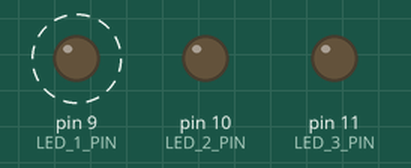
Recording of a sketch running on a simulated Arduino Uno, built with avr-gcc and run on an emulated ATmega328P. On the bench: output pins drawn as LEDs (lit = HIGH). Dashed ring = blinking. What the sketch prints to the serial monitor is not drawn.

Above: at 0.02 s.
Timing chart, 0 to 3.0 s (numbered marks = the images above):
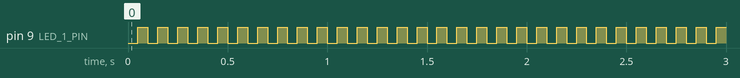

The sketch:

USB.ino
```cpp
#include <avr/io.h>
#include <util/delay.h>
#include <stdlib.h>
#include <avr/interrupt.h>

//#define F_CPU 16000000UL // 16MHz
#define BAUD 9600UL
#define BAUDRATE ((F_CPU)/(BAUD * 16UL)-1)

#define LED_1_DDR DDRB
#define LED_2_DDR DDRB
#define LED_3_DDR DDRB
#define LED_1_PORT PORTB
#define LED_2_PORT PORTB
#define LED_3_PORT PORTB
#define LED_1_PIN PORTB1
#define LED_2_PIN PORTB2
#define LED_3_PIN PORTB3


void uart_init(void);
void uart_transmit(unsigned char data);
void uart_transmit_str(char *data);
void timer0_init(void);
void leds_init(void);

unsigned char uart_receive(void);
bool start;
volatile uint8_t tot_overflow;

int main(void) {

  uart_init();
  leds_init();
  timer0_init();
  sei();
  for(;;) {
    if(start) {
      uart_transmit_str("Hello world\r\n");
      start = 0;
    }
    if(tot_overflow >= 12) {
      if(TCNT0 >= 53) {
        LED_1_PORT ^= (1<<LED_1_PIN);
        TCNT0 = 0;
        tot_overflow = 0;
      }
    }
  }
}

void uart_init(void) {
  UBRR0H = (BAUDRATE >> 8);
  UBRR0L = BAUDRATE;
  UCSR0B |= (1<<RXEN0) | (1<<TXEN0) | (1<<RXCIE0);
  UCSR0C |= (1<<UCSZ01) | (1<<UCSZ00);
  start = 1;
}

void uart_transmit(unsigned char data) {
  while(!(UCSR0A & (1<<UDRE0))) { }
  UDR0 = (uint8_t)data;
}

unsigned char uart_receive(void) {
  while(!(UCSR0A & (1<<RXC0))){}
  return UDR0;
}

void uart_transmit_str(char *data) {
  while(*data) {
    uart_transmit(*data++);
  }
}

ISR(USART_RX_vect) {
  byte s = UDR0;

  if(s == 'h') {
    uart_transmit_str("Wyslano znak 'h'\r\n");
  } else {
    uart_transmit(s);
  }
}

ISR(TIMER0_OVF_vect) {
  tot_overflow++;
}

void timer0_init(void) {
  TCCR0B |= (1<<CS02);  // prescaler

  TCNT0 = 0;  // initialize counter

  TIMSK0 |= (1<<TOIE0);  // enable overflow interrupt

  tot_overflow = 0;  // initialize overflow counter variable

}

void leds_init(void) {
  LED_1_DDR |= (1<<LED_1_PIN);  // DDRB |= (1<<PORTB1)
  LED_2_DDR |= (1<<LED_2_PIN);  // makes 9,10,11 pins as Output
  LED_3_DDR |= (1<<LED_3_PIN);
}
```

Measured:
- by itself, pin 9 (LED_1_PIN): alternates HIGH for 0.05 s and LOW for 0.05 s
